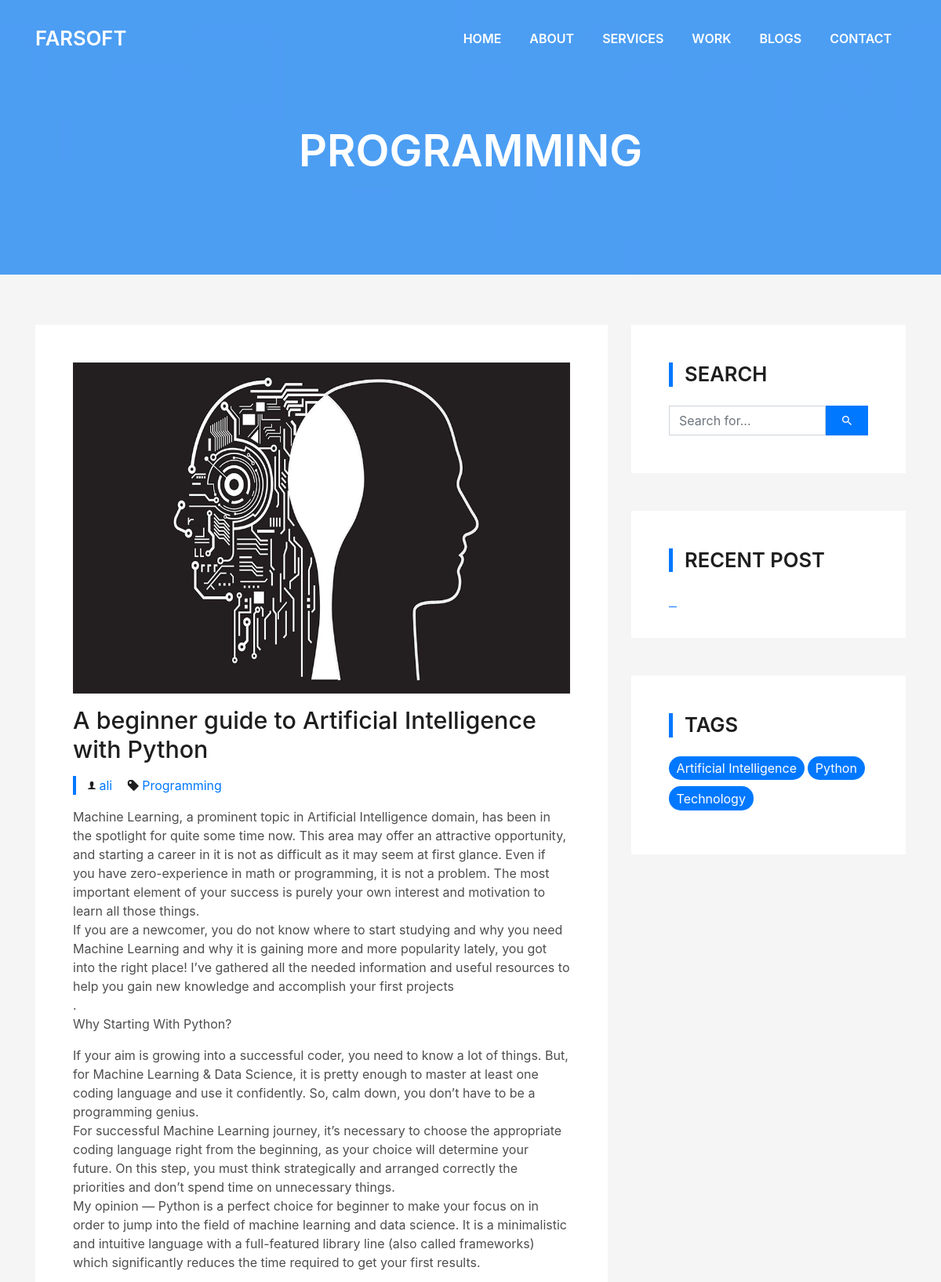
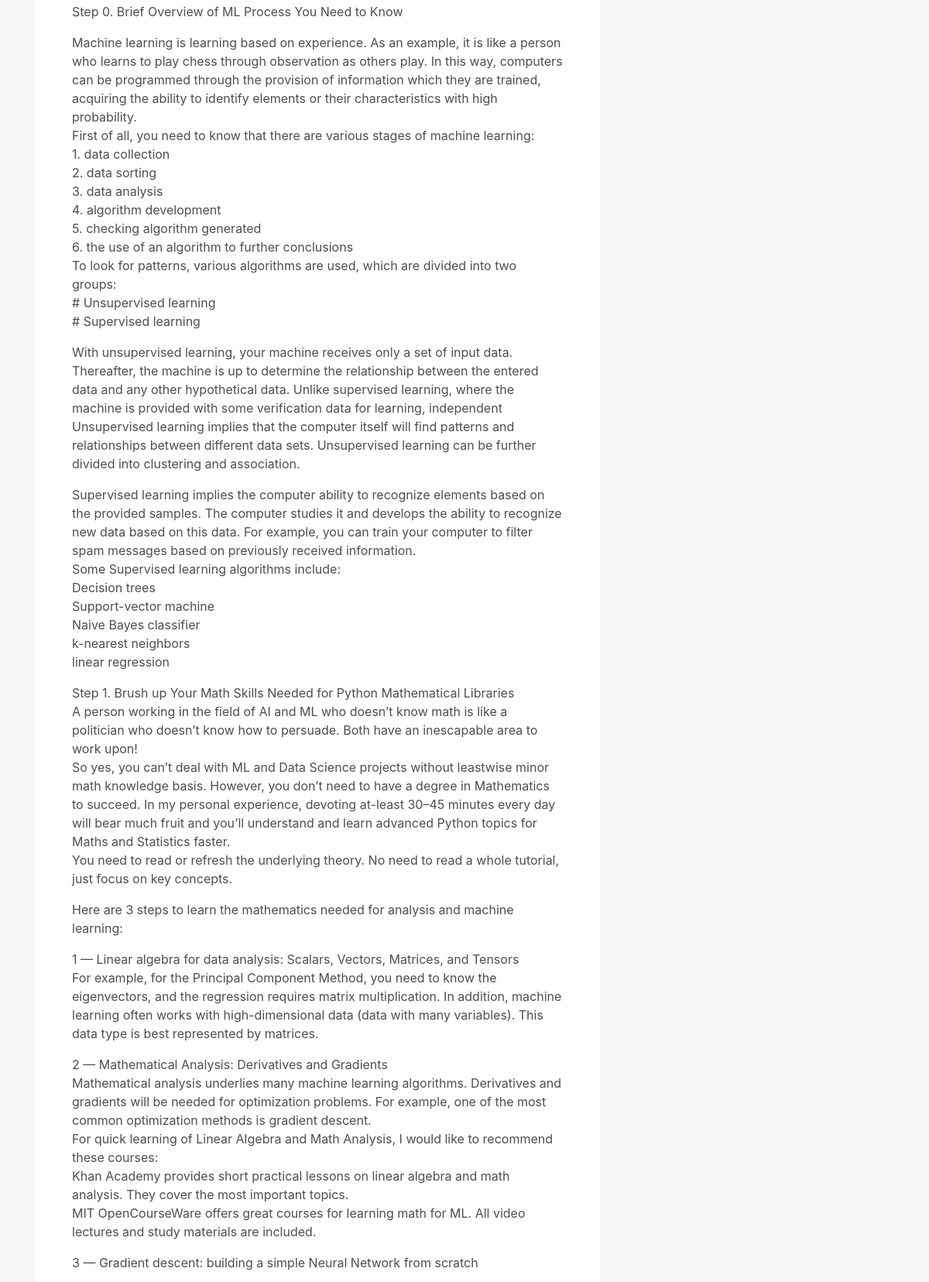
/blog/AI_with_python/ (upper part), run on the app's committed database (2 pictures, top to bottom).
### blog/models.py (models this page shows, shortened)
class BlogPost(models.Model):
    user = models.ForeignKey(User, default=1, null=True, on_delete=models.SET_NULL)
    image = models.ImageField(upload_to='static/img', blank=True, null=True)
    topic = models.CharField(max_length=40, default='Tech')
    title = models.CharField(max_length=120)
    imp = models.CharField(max_length=40, default='ok')
    slug = models.SlugField(unique=True)
    tag = models.CharField(max_length=40, default='Technology')
    tag2 = models.CharField(max_length=40, default='Technology')
    tag3 = models.CharField(max_length=40, default='Technology')
    content = models.TextField(null=True, blank=True)
    after_imp = models.TextField(null=True, blank=True)
    publish_date = models.DateTimeField(auto_now=False, auto_now_add=False, null=True, blank=True)
    timestamp = models.DateTimeField(auto_now_add=True)
    updated = models.DateTimeField(auto_now=True)
    time = models.CharField(max_length=10, default='2 min')
    html_keywords = models.TextField(null=True, blank=True)
    html_disc = models.TextField(null=True, blank=True)
    objects = BlogPostManager()
    class Meta:
        ordering = ['-publish_date', '-updated', '-timestamp']

### blog/views.py (the view)
# urls.py: path('<str:slug>/', blog_post_detail_view),
def blog_post_detail_view(request, slug):
    obj = get_object_or_404(BlogPost, slug=slug)
    template_name = 'blog.html'
    context = {"object": obj}
    return render(request, template_name, context)

### blog/models.py (called while the page is built)
    def get_queryset(self):
        return BlogPostQuerySet(self.model, using=self._db)

### templates/blog.html (shortened to what this page needs)
	{% load static %}
<!DOCTYPE html>
<html lang="en">
<head>
  <link href="{% static 'lib/bootstrap/css/bootstrap.min.css' %}" rel="stylesheet">
  <link href="{% static 'lib/font-awesome/css/font-awesome.min.css' %}" rel="stylesheet">
  <link href="{% static 'lib/animate/animate.min.css" rel="stylesheet' %}">
  <link href="{% static 'lib/ionicons/css/ionicons.min.css' %}" rel="stylesheet">
  <link href="{% static 'lib/owlcarousel/assets/owl.carousel.min.css' %}" rel="stylesheet">
  <link href="{% static 'lib/lightbox/css/lightbox.min.css' %}" rel="stylesheet">
  <link href="{% static 'css/style.css' %}" rel="stylesheet">
</head>
<body>
  <nav class="navbar navbar-b navbar-trans navbar-expand-md fixed-top" id="mainNav">
    <div class="container">
      <a class="navbar-brand js-scroll" href="http://127.0.0.1:8000/">FARSOFT</a>
      <div class="navbar-collapse collapse justify-content-end" id="navbarDefault">
        <ul class="navbar-nav">
          <li class="nav-item">
            <a class="nav-link js-scroll" href="http://127.0.0.1:8000/">Home</a>
          </li>
          <li class="nav-item">
            <a class="nav-link js-scroll" href="http://127.0.0.1:8000/#about">About</a>
          </li>
          <li class="nav-item">
            <a class="nav-link js-scroll" href="http://127.0.0.1:8000/#service">Services</a>
          </li>
          <li class="nav-item">
            <a class="nav-link js-scroll" href="http://127.0.0.1:8000/#work">Work</a>
          </li>
          <li class="nav-item">
            <a class="nav-link js-scroll" href="http://127.0.0.1:8000/#blog">Blogs</a>
          </li>
          <li class="nav-item">
            <a class="nav-link js-scroll" href="http://127.0.0.1:8000/#contact">Contact</a>
          </li>
        </ul>
      </div>
    </div>
  </nav>
  <div class="intro intro-single route bg-image" style="background-image: url(static/img/overlay-bg.jpg)">
    <div class="overlay-mf"></div>
    <div class="intro-content display-table">
      <div class="table-cell">
        <div class="container">
          <h2 class="intro-title mb-4">{{ object.topic }}</h2>
        </div>
      </div>
    </div>
  </div>
  <section class="blog-wrapper sect-pt4" id="blog">
    <div class="container">
      <div class="row">
        <div class="col-md-8">
          <div class="post-box">
            <div class="post-thumb">
              <img src="{{ object.image.url }}" alt="" class="img-fluid">
            </div>
            <div class="post-meta">
              <h1 class="article-title">{{object.title}}</h1>
              <ul>
                <li>
                  <span class="ion-ios-person"></span>
                  <a href="#">{{object.user}}</a>
                </li>
                <li>
                  <span class="ion-pricetag"></span>
                  <a href="#">{{object.topic}}</a>
                </li>
              </ul>
            </div>
            <div class="article-content">
              <p>
                {% if truncate %}
                {{ object.content|linebreaks|truncatewords:30 }}
            	{% else %}
                {{ object.content|linebreaks }}
            	{% endif %}
              </p>
            </div>
          </div>
          </div>
        <div class="col-md-4">
          <div class="widget-sidebar sidebar-search">
            <h5 class="sidebar-title">Search</h5>
            <div class="sidebar-content">
              <form>
                <div class="input-group">
                  <input type="text" class="form-control" placeholder="Search for..." aria-label="Search for...">
                  <span class="input-group-btn">
                    <button class="btn btn-secondary btn-search" type="button">
                      <span class="ion-android-search"></span>
                    </button>
                  </span>
                </div>
              </form>
            </div>
          </div>
          <div class="widget-sidebar">
            <h5 class="sidebar-title">Recent Post</h5>
            <div class="sidebar-content">
              <ul class="list-sidebar">
                <li>
                </li>
              </ul>
            </div>
          </div>
          <div class="widget-sidebar widget-tags">
            <h5 class="sidebar-title">Tags</h5>
            <div class="sidebar-content">
              <ul>
                <li>
                  <a href="#">{{object.tag}}</a>
                </li>
                <li>
                  <a href="#">{{object.tag2}}</a>
                </li>
                <li>
                  <a href="#">{{object.tag3}}</a>
                </li>
              </ul>
            </div>
          </div>
        </div>
      </div>
    </div>
  </section>
</body>
</html>

### static/css/style.css (style rules this page uses)
body { background-color: #f5f5f5; color: #4e4e4e; }
h1, h2, h3, h4, h5, h6 { color: #1e1e1e; }
a { color: #1e1e1e; transition: all 0.5s ease-in-out; }
.bg-image { background-repeat: no-repeat; background-attachment: fixed; background-size: cover; background-position: center center; }
.overlay-mf { background-color: #0078ff; }
.overlay-mf { position: absolute; top: 0; left: 0px; padding: 0; height: 100%; width: 100%; opacity: .7; }
.display-table { width: 100%; height: 100%; display: table; }
.table-cell { display: table-cell; vertical-align: middle; }
.sect-pt4 { padding-top: 4rem; }
.ul-resect, .socials ul, .list-ico, .blog-wrapper .post-meta ul, .box-comments .list-comments, .widget-sidebar .list-sidebar, .widget-tags ul { list-style: none; padding-left: 0; margin-bottom: 0; }
.navbar-b { transition: all .5s ease-in-out; background-color: transparent; padding-top: 1.563rem; padding-bottom: 1.563rem; }
.navbar-b.navbar-trans .nav-item, .navbar-b.navbar-reduce .nav-item { position: relative; padding-right: 10px; padding-left: 0; }
.navbar-b.navbar-trans .nav-link, .navbar-b.navbar-reduce .nav-link { color: #fff; text-transform: uppercase; font-weight: 600; }
.navbar-b.navbar-trans .nav-link:before, .navbar-b.navbar-reduce .nav-link:before { content: ''; position: absolute; margin-left: 0px; width: 0%; bottom: 0; left: 0; height: 2px; transition: all 500ms ease; }
.navbar-b.navbar-trans .nav-link:before { background-color: #fff; }
.navbar-b .navbar-brand { color: #fff; font-size: 1.6rem; font-weight: 600; }
.intro { height: 100vh; position: relative; color: #fff; }
.intro .intro-content { text-align: center; position: absolute; }
.intro .intro-title { color: #fff; font-weight: 600; font-size: 3rem; }
.intro-single { height: 350px; }
.intro-single .intro-content { margin-top: 30px; }
.intro-single .intro-title { text-transform: uppercase; font-size: 3rem; }
.post-box, .form-comments, .box-comments, .widget-sidebar { padding: 2rem; background-color: #fff; margin-bottom: 3rem; }
.blog-wrapper .article-title { font-size: 1.5rem; }
.blog-wrapper .post-meta { margin: 1rem 0; }
.blog-wrapper .post-meta ul { border-left: 4px solid #0078ff; margin-top: 1rem; }
.blog-wrapper .post-meta ul li { display: inline-block; margin-left: 15px; }
.blog-wrapper .post-meta ul a { color: #0078ff; }
.blog-wrapper .post-meta ul span { color: #1e1e1e; }
.widget-sidebar .sidebar-title { font-size: 1.6rem; font-weight: 600; border-left: 5px solid #0078ff; padding-left: 15px; text-transform: uppercase; margin-bottom: 1.5rem; }
.widget-sidebar .list-sidebar li { position: relative; padding: 6px 0 6px 24px; }
.widget-sidebar .list-sidebar li:before { position: absolute; content: ""; width: 10px; height: 1px; left: 0; background-color: #0078ff; top: 20px; }
.sidebar-search input { background-color: #fff; border-radius: 0; transition: all 0.5s ease-in-out; }
.sidebar-search .btn-search { background-color: #0078ff; border-color: #0078ff; border-radius: 0; padding-left: 20px; padding-right: 20px; }
.widget-tags ul li { display: inline-block; background-color: #0078ff; padding: .2rem .6rem; margin-bottom: .5rem; border-radius: 15px; }
.widget-tags ul li a { color: #fff; }
@media (min-width: 768px) { .navbar-b.navbar-trans .nav-item, .navbar-b.navbar-reduce .nav-item { padding-left: 10px; } }
@media (min-width: 768px) { .navbar-b.navbar-trans .nav-link:before, .navbar-b.navbar-reduce .nav-link:before { margin-left: 18px; } }
@media (min-width: 768px) { .intro .intro-title { font-size: 4.5rem; } }
@media (min-width: 768px) { .intro-single .intro-title { font-size: 3.5rem; } }
@media (min-width: 768px) { .post-box, .form-comments, .box-comments, .widget-sidebar { padding: 3rem; } }
@media (min-width: 768px) { .blog-wrapper .article-title { font-size: 1.9rem; } }

### data on the page
BlogPost: topic "PROGRAMMING", image (picture), title "A beginner guide to ArtificiaI Intelligence with Python", user "ali", topic "Programming", content "Machine Learning, a prominent topic in Artificial Intelligence domain, has been in the spotlight for quite some time now. This area may offer an attractive opportunity, and starting a career in it is not as difficult as it may seem at first glance. Even if you have zero-experience in math or programming, it is not a problem. The most important element of your success is purely your own interest and motivation to learn all those things. If you are a newcomer, you do not know where to start studying and why you need Machine Learning and why it is gaining more and more popularity lately, you got into the right place! I’ve gathered all the needed information and useful resources to help you…", tag "Artificial Intelligence", tag2 "Python", tag3 "Technology"
